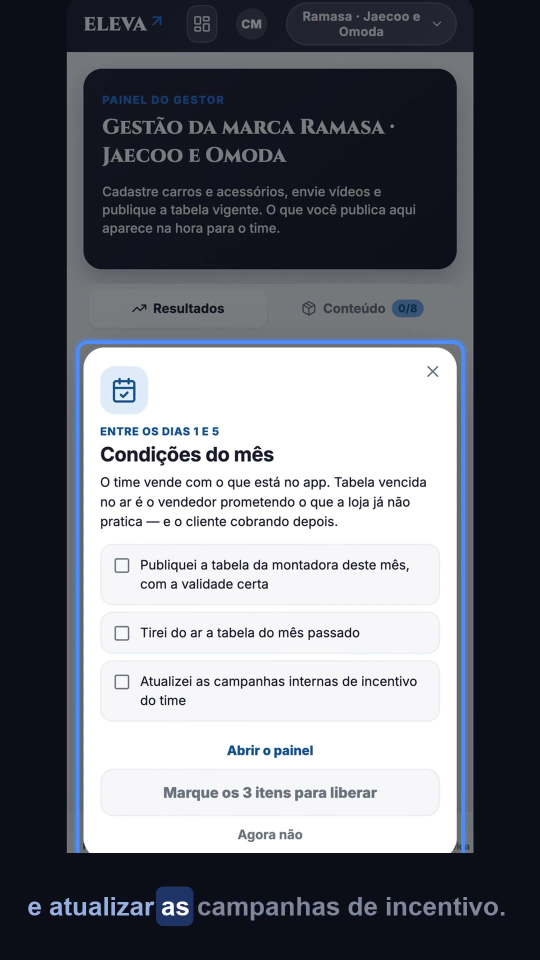
#> input picture scripts/tutorial/qa/gerente-14b-ritual-condicoes.jpg, 1080 x 1920 px, given in place of ver-como-time.png, which was not available (shown at 1/2 size)
$ python vercomotime-onepage.py ../tutorial/qa ../tutorial/qa/gerente-14c-ritual-qualidade.jpg ../tutorial/qa/gerente-14c-ritual-qualidade.jpg
#> lines starting #> are read from the running program, lines starting #| are printed output that depends on the picture; after the words box and inside, x2 and y2 are one past the last pixel; in counts of white or black regions, pixels touching at a corner belong together; pictures that were not available may be replaced by others from this repository, and a replacement may not be noted
# -*- coding: utf-8 -*-
"""
"Ver como time" + o ONE-PAGE que sai dali.

A Vivian pediu o one-page neste slide: é o material que o vendedor manda pro
cliente, e ele nasce da ficha do carro que a gerência confere nesta tela. Então
o slide passa a mostrar as duas pontas — o catálogo como o time vê, e a folha
que chega no WhatsApp do cliente.

O rótulo "O QUE O CLIENTE RECEBE" vai DENTRO da imagem de propósito: sem ele a
folha aparece sem explicação, e os três textos do slide falam da aba, não dela.

Fundo transparente — o painel escuro do slide continua aparecendo em volta.

O terceiro argumento escolhe a ETAPA, porque o Keynote não deixa um script
criar animação: o efeito é feito com dois slides seguidos.
  'celular'  — só o aparelho (primeira etapa)
  'completo' — aparelho + one-page (segunda etapa)

Uso: python3 vercomotime-onepage.py <pasta> <saida.png> [celular|completo]
"""
from PIL import Image, ImageDraw, ImageFilter, ImageFont
import sys

PASTA, SAIDA = sys.argv[1], sys.argv[2]
ETAPA = sys.argv[3] if len(sys.argv) > 3 else 'completo'
E = 2
L, A = 360 * E, 450 * E
GOLD = (201, 168, 76)
A_BOLD = '/System/Library/Fonts/Supplemental/Arial Bold.ttf'

def sombra(base, peca, x, y, desvio, desfoque, forca):
    s = Image.new('RGBA', (L, A), (0, 0, 0, 0))
    sil = Image.new('RGBA', peca.size, (0, 0, 0, forca))
    s.paste(sil, (x + desvio[0], y + desvio[1]), peca)
    base.alpha_composite(s.filter(ImageFilter.GaussianBlur(desfoque)))

base = Image.new('RGBA', (L, A), (0, 0, 0, 0))
#> base: PIL image 720x900 RGBA; every value is 0

# 1) o aparelho, atrás e à esquerda: a aba como a gerência abre
cel = Image.open(f'{PASTA}/telas/ver-como-time.png').convert('RGB')
#> cel is the input picture: PIL image 1080x1920 RGB; mean R, G, B 109.4, 112.3, 119.9
cw = 135 * E
ch = round(cw * cel.height / cel.width)
#> ch = 480
cel = cel.resize((cw, ch), Image.LANCZOS)
#> cel: PIL image 270x480 RGB
mask = Image.new('L', (cw, ch), 0)
#> mask: PIL image 270x480 L; every value is 0
ImageDraw.Draw(mask).rounded_rectangle([0, 0, cw, ch], 11 * E, fill=255)
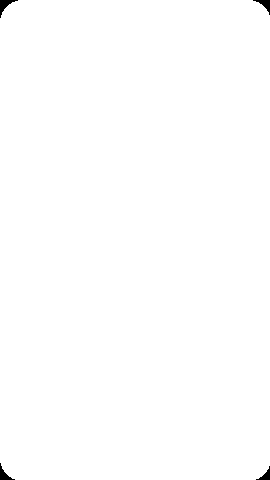
#> mask: PIL image 270x480 L; 99.7% white; 4 black regions, box (x1, y1, x2, y2) and area: (0, 0, 18, 18) 111, (253, 0, 270, 15) 93, (0, 463, 15, 480) 93, (256, 466, 270, 480) 76
tela = Image.new('RGBA', (cw, ch), (0, 0, 0, 0))
#> tela: PIL image 270x480 RGBA; every value is 0
tela.paste(cel, (0, 0), mask)
b = 5 * E
corpo = Image.new('RGBA', (cw + b * 2, ch + b * 2), (0, 0, 0, 0))
#> corpo: PIL image 290x500 RGBA; every value is 0
ImageDraw.Draw(corpo).rounded_rectangle([0, 0, corpo.width, corpo.height], 16 * E, fill=(8, 10, 20, 255))
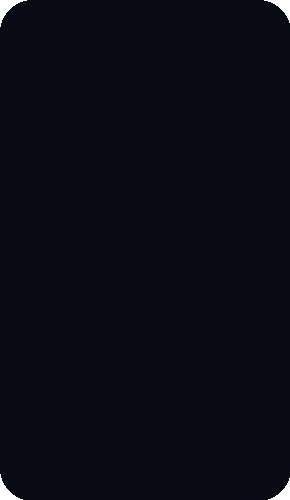
#> corpo: PIL image 290x500 RGBA; mean R, G, B, A 8, 9.9, 19.9, 253.6; transparent parts drawn white
corpo.alpha_composite(tela, (b, b))
cx, cy = 0, 120 * E
sombra(base, corpo, cx, cy, (6 * E, 9 * E), 11 * E, 165)
#> in sombra, `s.paste(sil, (x + desvio[0], y + desvio[1]), peca)`:
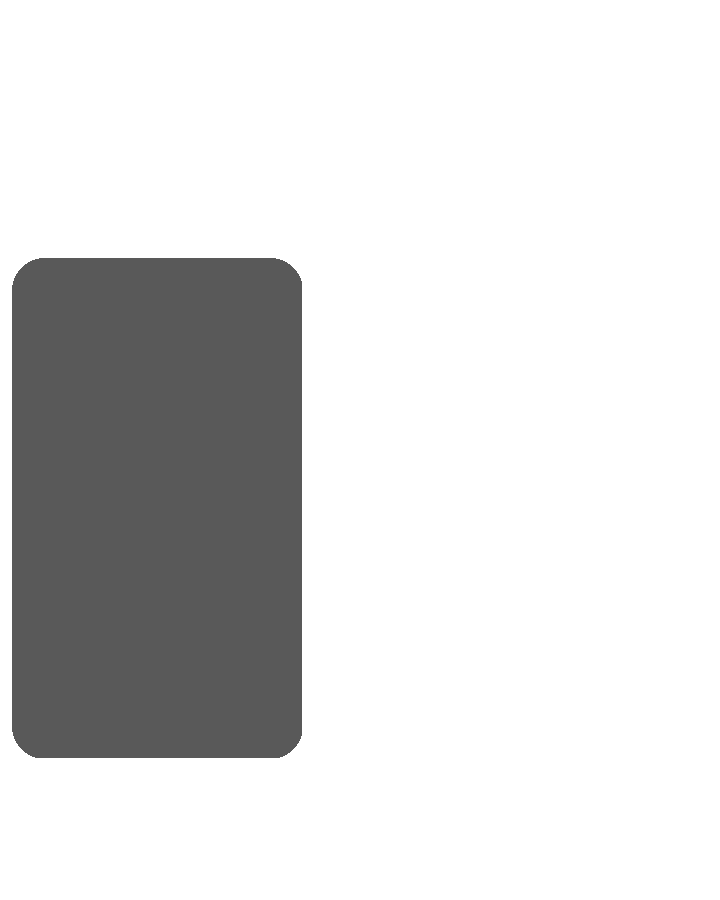
#> s: PIL image 720x900 RGBA; mean R, G, B, A 0, 0, 0, 36.7; transparent parts drawn white
base.alpha_composite(corpo, (cx, cy))

# 2) a folha, na frente: é ela que o cliente recebe.
#    Na primeira etapa ela não existe ainda — é justamente ela que "entra".
if ETAPA == 'celular':
    d = ImageDraw.Draw(base)
    fonte = ImageFont.truetype(A_BOLD, 10 * E)
    texto = 'TELA DA GERÊNCIA'
    larg = d.textlength(texto, font=fonte)
    d.text(((L - larg) / 2, 432 * E), texto, font=fonte, fill=GOLD + (255,))
    base.save(SAIDA)
    print('composição (só o celular):', SAIDA, base.size)
    sys.exit(0)

folha = Image.open(f'{PASTA}/onepage.png').convert('RGB')
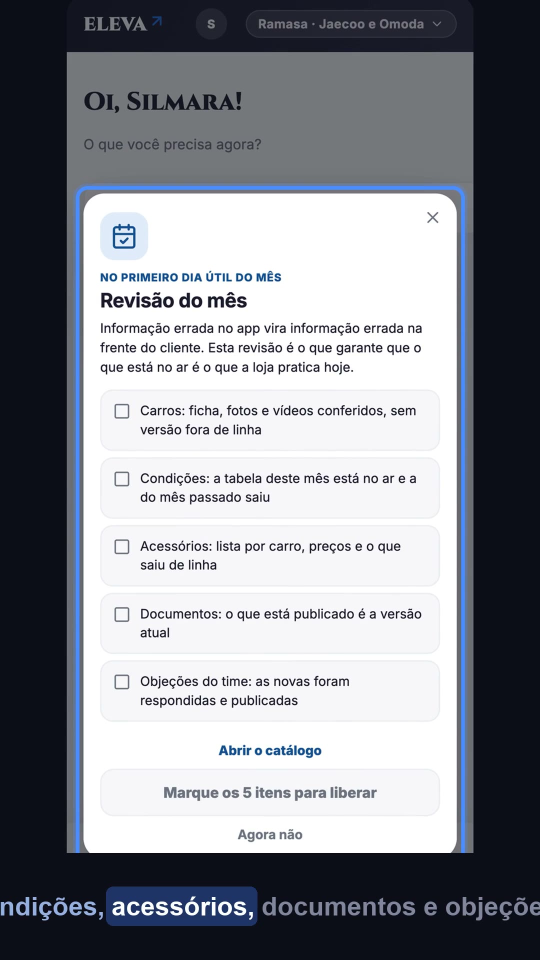
#> input picture scripts/tutorial/qa/gerente-14c-ritual-qualidade.jpg, 1080 x 1920 px, given in place of onepage.png, which was not available (shown at 1/2 size)
#> folha is the input picture: PIL image 1080x1920 RGB; mean R, G, B 136.4, 139.4, 146.5
fh = 372 * E
fw = round(fh * folha.width / folha.height)
#> fw = 418
folha = folha.resize((fw, fh), Image.LANCZOS)
#> folha: PIL image 418x744 RGB
papel = Image.new('RGBA', (fw + 4, fh + 4), (255, 255, 255, 255))
#> papel: PIL image 422x748 RGBA; every value is 255
papel.paste(folha, (2, 2))
fx, fy = 84 * E, 30 * E
sombra(base, papel, fx, fy, (8 * E, 12 * E), 14 * E, 185)
#> call 2 of sombra, with x = 168, y = 60, desvio = (16, 24), desfoque = 28, forca = 185
#> in sombra (call 2), `s.paste(sil, (x + desvio[0], y + desvio[1]), peca)`:
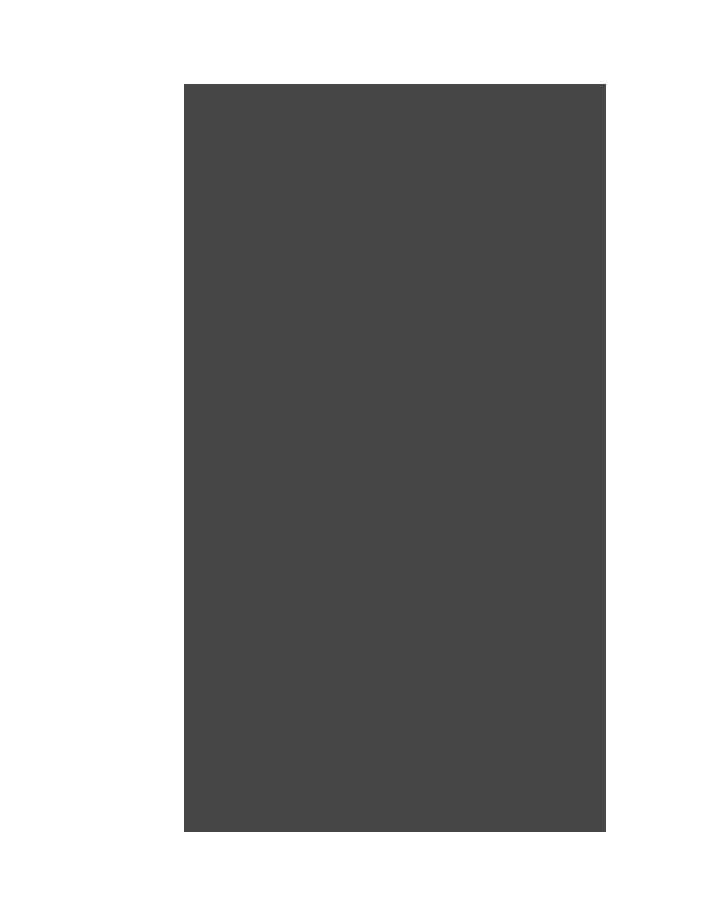
#> s: PIL image 720x900 RGBA; mean R, G, B, A 0, 0, 0, 90.1; transparent parts drawn white
base.alpha_composite(papel, (fx, fy))
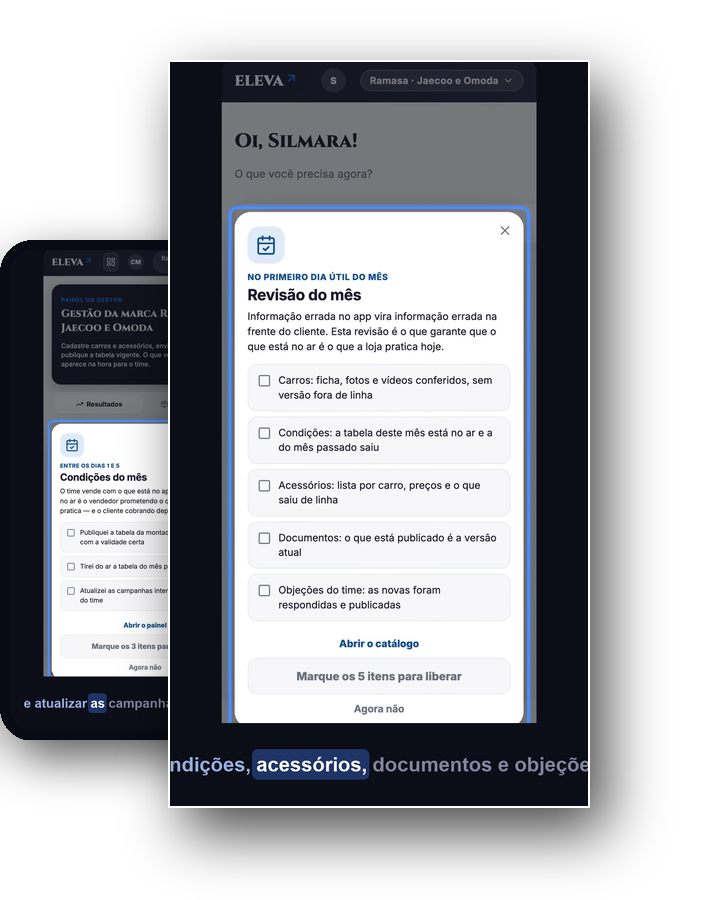
#> base: PIL image 720x900 RGBA; mean R, G, B, A 80.2, 82, 86.4, 166.2; transparent parts drawn white

# 3) UMA legenda só, dentro da imagem.
#    O slide já trazia "TELA DA GERÊNCIA" logo abaixo; com o rótulo da folha
#    por cima, as duas ficavam empilhadas e pareciam erro. Esta diz as duas
#    coisas, e a do slide é apagada na montagem.
d = ImageDraw.Draw(base)
fonte = ImageFont.truetype(A_BOLD, 10 * E)
texto = 'TELA DA GERÊNCIA  ·  O QUE O CLIENTE RECEBE'
larg = d.textlength(texto, font=fonte)
#> larg = 489.6
d.text(((L - larg) / 2, fy + fh + 20 * E), texto, font=fonte, fill=GOLD + (255,))

base.save(SAIDA)
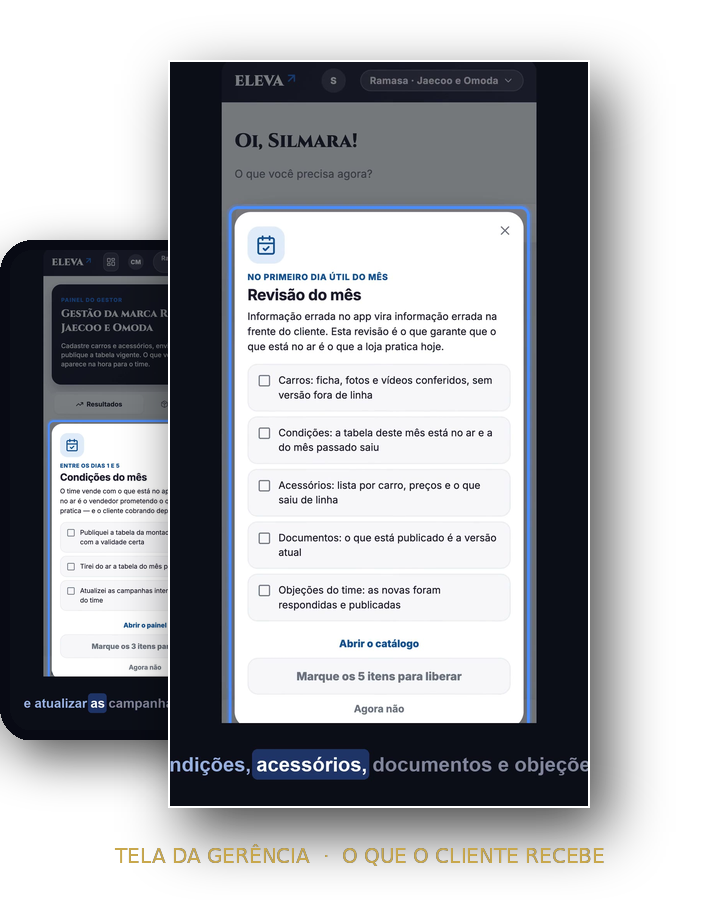
#> saved as gerente-14c-ritual-qualidade.jpg: PIL image 720x900 RGBA; mean R, G, B, A 80.9, 82.6, 86.6, 167; transparent parts drawn white
print('composição:', SAIDA, base.size)
#| composição: ../tutorial/qa/gerente-14c-ritual-qualidade.jpg (720, 900)
